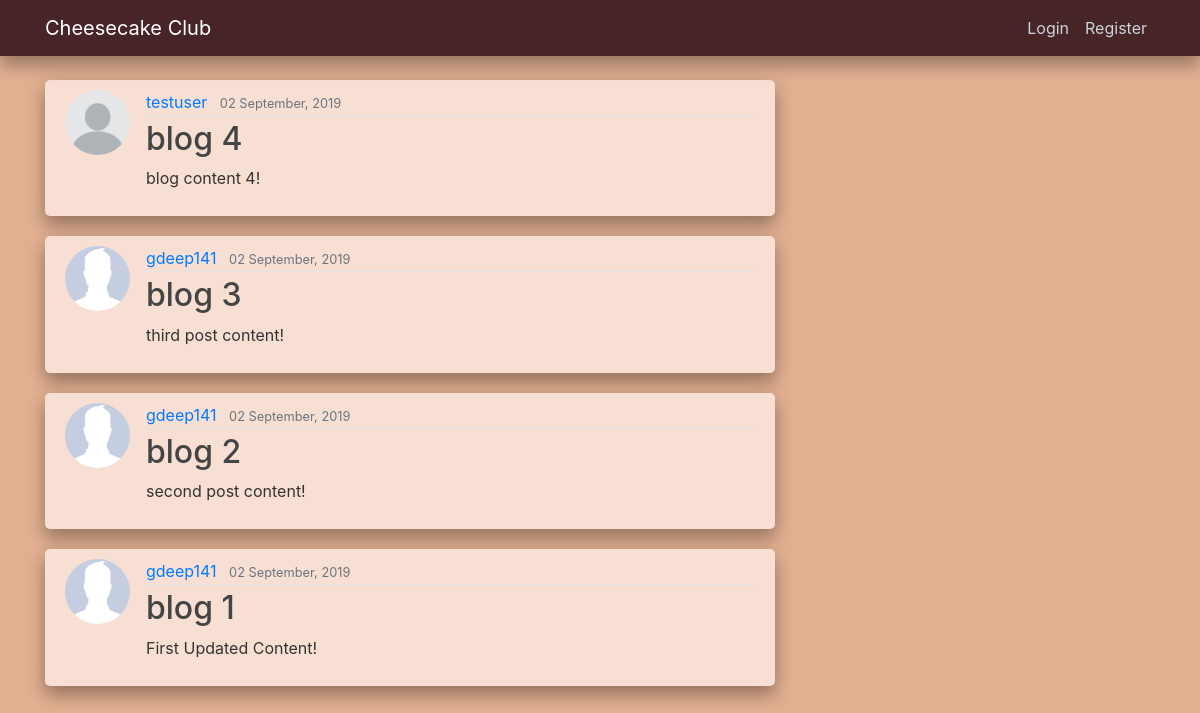
/, run on an earlier commit of the app's database.
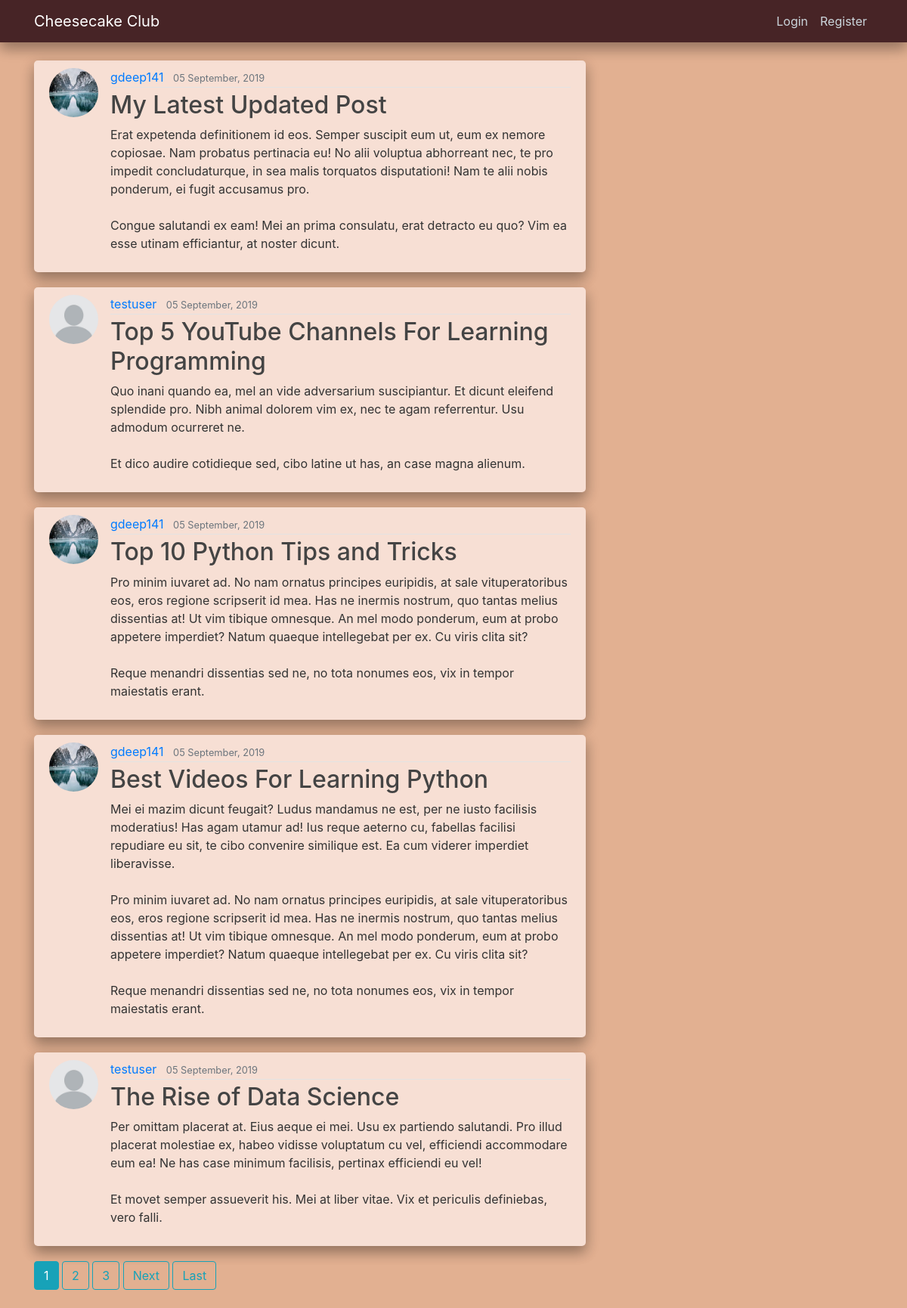
And on a later commit of the database.
### blog/models.py (models this page shows, shortened)
class Post(models.Model):
    title = models.CharField(max_length=100)
    content = models.TextField()
    """
    don't use parenthesis for timezone.now as we don't want to call the function
    at that point - we just want to pass it in
    """
    date_posted = models.DateTimeField(default=timezone.now)
    author = models.ForeignKey(User, on_delete=models.CASCADE) # Post deleted if user is deleted

### users/models.py (models this page shows, shortened)
class Profile(models.Model):
    user = models.OneToOneField(User, on_delete=models.CASCADE)
    image = models.ImageField(default='illusion.jpg', upload_to='profile_pics')

### blog/views.py (the view)
# urls.py: path('', PostListView.as_view(), name="blog-home"),
class PostListView(ListView):
    model = Post
    template_name = 'blog/home.html'    # Replaces default template name
    context_object_name = 'posts'       # Replaces default object name
    ordering = ['-date_posted']         # '-' orders from newest to oldest
    paginate_by = 5                     # Posts per page

### blog/templates/blog/home.html (shortened to what this page needs)
{% extends "blog/base.html" %}
{% block content %}
    {% for post in posts %}
        <article class="media content-section">
            <img class="rounded-circle article-img" src="{{ post.author.profile.image.url }}">
            <div class="media-body">
                <div class="article-metadata">
                    <a class="mr-2" href="{% url 'user-posts' post.author.username %}">{{ post.author }}</a>
                    <small class="text-muted">{{ post.date_posted|date:"d F, Y" }}</small>
                </div>
                <h2><a class="article-title" href="{% url 'post-detail' post.id %}">{{ post.title }}</a></h2>
                <p class="article-content">{{ post.content }}</p>
            </div>
        </article>
    {% endfor %}
    {% if is_paginated %}
        {% for num in page_obj.paginator.page_range %}
            {% if page_obj.number == num %}
                <a class="btn btn-info mb-4" href="?page={{ num }}">{{ num }}</a>
            {% elif num > page_obj.number|add:'-3' and num < page_obj.number|add:'3' %}
                <a class="btn btn-outline-info mb-4" href="?page={{ num }}">{{ num }}</a>
            {% endif %}
        {% endfor %}
        {% if page_obj.has_next %}
            <a class="btn btn-outline-info mb-4" href="?page={{ page_obj.next_page_number }}">Next</a>
            <a class="btn btn-outline-info mb-4" href="?page={{ page_obj.paginator.num_pages }}">Last</a>
        {% endif %}
    {% endif %}
{% endblock content %}

What changed in the data, as far as the page shows it:
no longer on this page (row unchanged): Post: author.profile.image (placeholder picture), author "testuser", date_posted "02 September, 2019", title "blog 4", content "blog content 4!"
no longer on this page (row unchanged): Post: author.profile.image (picture), author "gdeep141", date_posted "02 September, 2019", title "blog 3", content "third post content!"
no longer on this page (row unchanged): Post: author.profile.image (picture), author "gdeep141", date_posted "02 September, 2019", title "blog 2", content "second post content!"
no longer on this page (row unchanged): Post: author.profile.image (picture), author "gdeep141", date_posted "02 September, 2019", title "blog 1", content "First Updated Content!"
added Post: author.profile.image (picture), author "gdeep141", date_posted "05 September, 2019", title "My Latest Updated Post", content "Erat expetenda definitionem id eos. Semper suscipit eum ut, eum ex nemore copiosae. Nam probatus pertinacia eu! No alii voluptua abhorreant nec, te pro impedit concludaturque, in sea malis torquatos disputationi! Nam te alii nobis ponderum, ei fugit accusamus pro. Congue salutandi ex eam! Mei an prima consulatu, erat detracto eu quo? Vim ea esse utinam efficiantur, at noster dicunt."
added Post: author.profile.image (placeholder picture), author "testuser", date_posted "05 September, 2019", title "Top 5 YouTube Channels For Learning Programming", content "Quo inani quando ea, mel an vide adversarium suscipiantur. Et dicunt eleifend splendide pro. Nibh animal dolorem vim ex, nec te agam referrentur. Usu admodum ocurreret ne. Et dico audire cotidieque sed, cibo latine ut has, an case magna alienum."
added Post: author.profile.image (picture), author "gdeep141", date_posted "05 September, 2019", title "Top 10 Python Tips and Tricks", content "Pro minim iuvaret ad. No nam ornatus principes euripidis, at sale vituperatoribus eos, eros regione scripserit id mea. Has ne inermis nostrum, quo tantas melius dissentias at! Ut vim tibique omnesque. An mel modo ponderum, eum at probo appetere imperdiet? Natum quaeque intellegebat per ex. Cu viris clita sit? Reque menandri dissentias sed ne, no tota nonumes eos, vix in tempor maiestatis erant."
added Post: author.profile.image (picture), author "gdeep141", date_posted "05 September, 2019", title "Best Videos For Learning Python", content "Mei ei mazim dicunt feugait? Ludus mandamus ne est, per ne iusto facilisis moderatius! Has agam utamur ad! Ius reque aeterno cu, fabellas facilisi repudiare eu sit, te cibo convenire similique est. Ea cum viderer imperdiet liberavisse. Pro minim iuvaret ad. No nam ornatus principes euripidis, at sale vituperatoribus eos, eros regione scripserit id mea. Has ne inermis nostrum, quo tantas melius dissentias at! Ut vim tibique omnesque. An mel modo ponderum, eum at probo appetere imperdiet? Natum quaeque intellegebat per ex. Cu viris clita sit? Reque menandri dissentias sed ne, no tota nonumes eos, vix in tempor maiestatis erant."
added Post: author.profile.image (placeholder picture), author "testuser", date_posted "05 September, 2019", title "The Rise of Data Science", content "Per omittam placerat at. Eius aeque ei mei. Usu ex partiendo salutandi. Pro illud placerat molestiae ex, habeo vidisse voluptatum cu vel, efficiendi accommodare eum ea! Ne has case minimum facilisis, pertinax efficiendi eu vel! Et movet semper assueverit his. Mei at liber vitae. Vix et periculis definiebas, vero falli."
Also different on the page:
new list line: "1"
new list line: "2"
new list line: "3"
text now shown: "Next Last"
